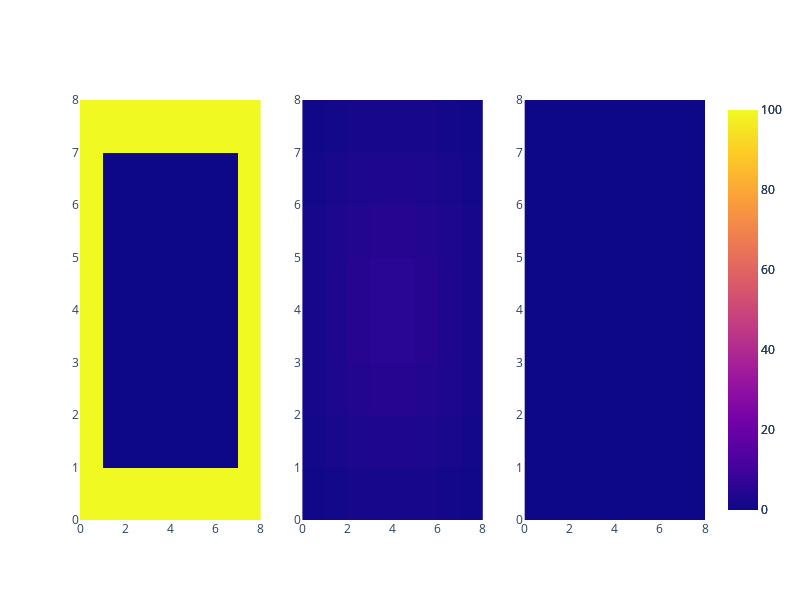

Here is the notebook cell this chart was saved with:
### Markdown cell above
# НАЧАЛО-СЕРЕДИНА-КОНЕЦ

### Code cell
fb = go.Heatmap(
    x=[0,1,2,3,4,5,6,7,8],
    y=[0,1,2,3,4,5,6,7,8],
    z=frames[0]['data'][0]['z'],
    zmax=100,
    zmin=0
)
fm = go.Heatmap(
    x=[0,1,2,3,4,5,6,7,8],
    y=[0,1,2,3,4,5,6,7,8],
    z=frames[25]['data'][0]['z'],
    zmax=100,
    zmin=0
)
fe = go.Heatmap(
    x=[0,1,2,3,4,5,6,7,8],
    y=[0,1,2,3,4,5,6,7,8],
    z=frames[-1]['data'][0]['z'],
    zmax=100,
    zmin=0
)
from plotly.subplots import make_subplots
import plotly.graph_objects as go

fig = make_subplots(rows=1, cols=3)

fig.add_trace(
    fb,
    row=1, col=1
)
fig.add_trace(
    fm,
    row=1, col=2
)
fig.add_trace(
    fe,
    row=1, col=3
)

fig.update_layout(height=600, width=800)
fig.show()

### Figure 1 — Plotly figure (JSON) as saved in the notebook; plotly's stock layout.template omitted (floating-point values rounded to 4 significant figures)
{"data": [{"type": "heatmap", "x": [0, 1, 2, 3, 4, 5, 6, 7, 8], "xaxis": "x", "y": [0, 1, 2, 3, 4, 5, 6, 7, 8], "yaxis": "y", "z": [[100, 100, 100, 100, 100, 100, 100, 100], [100, 0, 0, 0, 0, 0, 0, 100], [100, 0, 0, 0, 0, 0, 0, 100], [100, 0, 0, 0, 0, 0, 0, 100], [100, 0, 0, 0, 0, 0, 0, 100], [100, 0, 0, 0, 0, 0, 0, 100], [100, 0, 0, 0, 0, 0, 0, 100], [100, 100, 100, 100, 100, 100, 100, 100]], "zmax": 100, "zmin": 0}, {"type": "heatmap", "x": [0, 1, 2, 3, 4, 5, 6, 7, 8], "xaxis": "x2", "y": [0, 1, 2, 3, 4, 5, 6, 7, 8], "yaxis": "y2", "z": [[0.658, 1.236, 1.664, 1.892, 1.892, 1.664, 1.236, 0.658], [1.236, 2.322, 3.127, 3.554, 3.554, 3.127, 2.322, 1.236], [1.664, 3.127, 4.21, 4.786, 4.786, 4.21, 3.127, 1.664], [1.892, 3.554, 4.786, 5.441, 5.441, 4.786, 3.554, 1.892], [1.892, 3.554, 4.786, 5.441, 5.441, 4.786, 3.554, 1.892], [1.664, 3.127, 4.21, 4.786, 4.786, 4.21, 3.127, 1.664], [1.236, 2.322, 3.127, 3.554, 3.554, 3.127, 2.322, 1.236], [0.658, 1.236, 1.664, 1.892, 1.892, 1.664, 1.236, 0.658]], "zmax": 100, "zmin": 0}, {"type": "heatmap", "x": [0, 1, 2, 3, 4, 5, 6, 7, 8], "xaxis": "x3", "y": [0, 1, 2, 3, 4, 5, 6, 7, 8], "yaxis": "y3", "z": [[0.002489, 0.004678, 0.006302, 0.007167, 0.007167, 0.006302, 0.004678, 0.002489], [0.004678, 0.008791, 0.01184, 0.01347, 0.01347, 0.01184, 0.008791, 0.004678], [0.006302, 0.01184, 0.01596, 0.01815, 0.01815, 0.01596, 0.01184, 0.006302], [0.007167, 0.01347, 0.01815, 0.02064, 0.02064, 0.01815, 0.01347, 0.007167], [0.007167, 0.01347, 0.01815, 0.02064, 0.02064, 0.01815, 0.01347, 0.007167], [0.006302, 0.01184, 0.01596, 0.01815, 0.01815, 0.01596, 0.01184, 0.006302], [0.004678, 0.008791, 0.01184, 0.01347, 0.01347, 0.01184, 0.008791, 0.004678], [0.002489, 0.004678, 0.006302, 0.007167, 0.007167, 0.006302, 0.004678, 0.002489]], "zmax": 100, "zmin": 0}], "layout": {"height": 600, "width": 800, "xaxis": {"anchor": "y", "domain": [0, 0.2889]}, "xaxis2": {"anchor": "y2", "domain": [0.3556, 0.6444]}, "xaxis3": {"anchor": "y3", "domain": [0.7111, 1]}, "yaxis": {"anchor": "x", "domain": [0, 1]}, "yaxis2": {"anchor": "x2", "domain": [0, 1]}, "yaxis3": {"anchor": "x3", "domain": [0, 1]}}}
